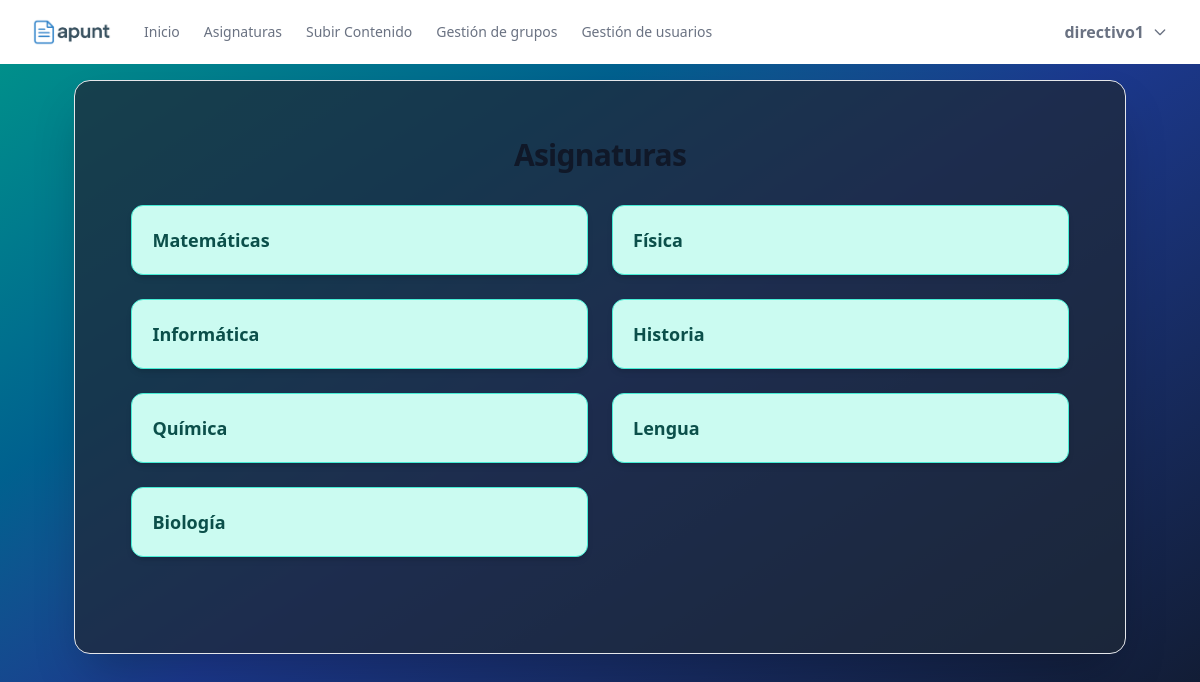
The app's page /src/asignaturas.php (signed in) with its own data.
### tables this page shows
CREATE TABLE IF NOT EXISTS `asignatura` (
  `idAsignatura` int NOT NULL AUTO_INCREMENT,
  `nombre` varchar(100) NOT NULL,
  `IDTutor` int DEFAULT NULL,
  `imagen` varchar(255) DEFAULT NULL,
  `descripcion` text,
  PRIMARY KEY (`idAsignatura`),
  KEY `IDTutor` (`IDTutor`)
);

### src/asignaturas.php (the view, shortened to what this page needs)
<?php
$pdo = (new DB())->connect();
if ($_SESSION['user']['cargo'] === 'alumno') {
    $stmt = $pdo->prepare("SELECT IDgroup FROM grupo_alumno WHERE IDuser = ?");
    $stmt->execute([$_SESSION['user']['IDuser']]);
    $grupo = $stmt->fetchColumn();
    if ($grupo) {
        $stmt = $pdo->prepare("SELECT a.idAsignatura, a.nombre
                               FROM asignatura a
                               INNER JOIN grupo_asignatura ga ON a.idAsignatura = ga.idAsignatura
                               WHERE ga.IDgroup = ?");
        $stmt->execute([$grupo]);
        $asignaturas = $stmt->fetchAll(PDO::FETCH_ASSOC);
    } else {
        $asignaturas = [];
    }
} else {
    $asignaturas = $pdo->query("SELECT idAsignatura, nombre FROM ASIGNATURA")->fetchAll(PDO::FETCH_ASSOC);
}
?>
<?php include '../parts/header.php'; ?>
<div class="min-h-screen bg-gradient-to-br from-teal-600 via-blue-900 to-gray-900 py-8 px-4 pt-20">
  <div class="w-full max-w-[90%] mx-auto bg-gray-800/75 rounded-2xl shadow-2xl p-4 sm:p-14 border border-gray-200 dark:border-gray-800">
    <h2 class="text-3xl font-extrabold text-center text-gray-900 dark:text-white mb-8 tracking-tight">Asignaturas</h2>
    <div class="grid grid-cols-1 md:grid-cols-2 gap-6 mb-10">
      <?php foreach ($asignaturas as $asig): ?>
        <a href="?id=<?= $asig['idAsignatura'] ?>" class="block p-5 rounded-xl shadow-md bg-teal-100 dark:bg-gray-800 hover:bg-teal-200 dark:hover:bg-gray-700 transition text-lg font-semibold text-teal-900 dark:text-white border border-teal-300 dark:border-gray-700 <?php if(isset($_GET['id']) && $_GET['id'] == $asig['idAsignatura']) echo 'ring-2 ring-teal-500'; ?>">
          <?= htmlspecialchars($asig['nombre']) ?>
        </a>
      <?php endforeach; ?>
    </div>
  </div>
</div>

### records on screen
asignatura: nombre "Matemáticas"
asignatura: nombre "Física"
asignatura: nombre "Informática"
asignatura: nombre "Historia"
asignatura: nombre "Química"
asignatura: nombre "Lengua"
asignatura: nombre "Biología"

### other values on screen
$_SESSION['user']['username'] "directivo1"
